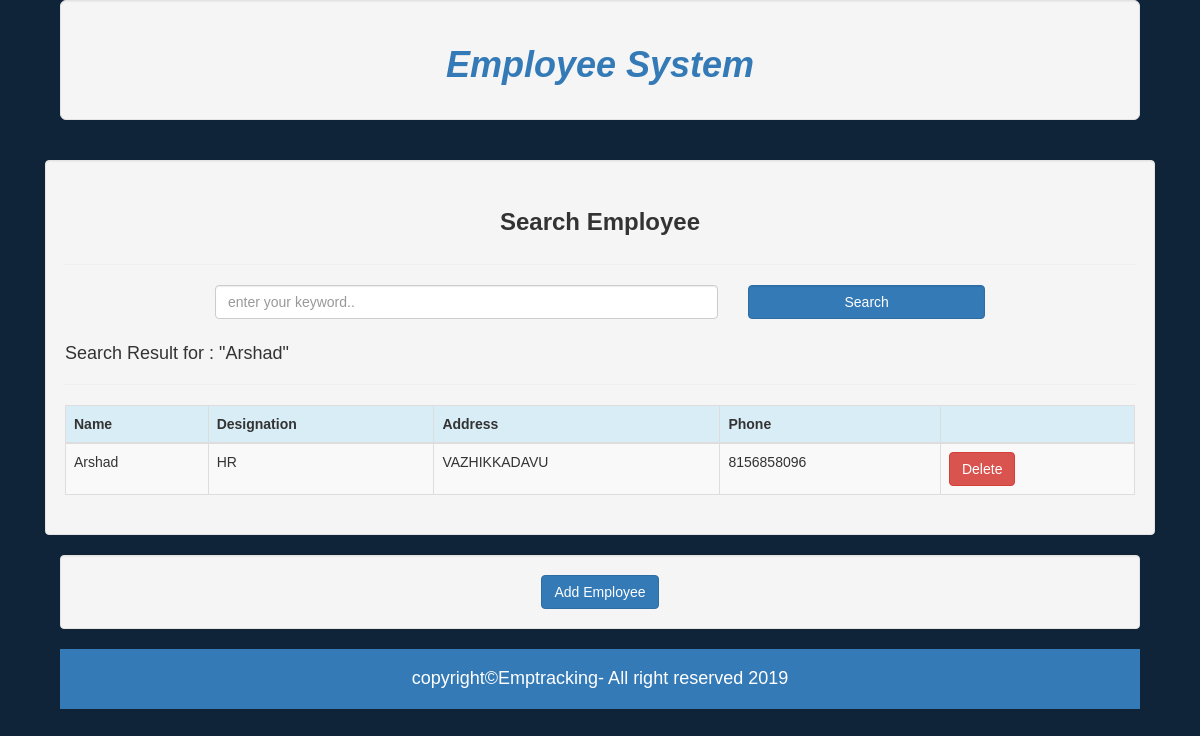
Screenshot of /index.php?s=Arshad with the database file from the repository.
### tables this page shows
CREATE TABLE IF NOT EXISTS `employee` (
  `id` int(11) NOT NULL AUTO_INCREMENT,
  `empname` varchar(50) NOT NULL,
  `designation` varchar(50) NOT NULL,
  `address` varchar(200) NOT NULL,
  `phone` varchar(20) NOT NULL,
  PRIMARY KEY (`id`)
);

### index.php (the view, shortened to what this page needs)
<?php include_once 'header.php' ?>
    <main>
        <?php
            if ($message) {
                echo "<div class=\"bg-success padding text-center\">Employee deleted successfully</div>";
            }else{
                echo "<div class=\"bg-error padding text-center\">{$message}</div>";
            }
        ?>
        <div class="well row" id="employee-content" >
            <h3 class="text-center well-sm"><strong>Search Employee</strong></h3>
            <hr>
            <form id="employee-search" >
                <div class="col-lg-8 col-sm-6 form-group">
                    <input type="search" name="s" id="" class="form-control" placeholder="enter your keyword..">
                </div>
                <div class="col-lg-4 col-sm-6 form-group">
                    <input type="submit" value="Search" class="form-control btn-primary">
                </div>
            </form>
            <?php
            if(isset($_GET['s'])){
                echo "<h4>Search Result for : \"{$_GET['s']}\"</h4>";
            }
            ?>
            <hr>
            <div id="employee-table">
            <table class="table table-bordered white table-striped" >
                <thead>
                <tr class="info">
                    <th>Name</th>
                    <th>Designation</th>
                    <th>Address</th>
                    <th>Phone</th>
                    <th></th>
                </tr>
                </thead>
                <tbody>
                <?php
                if(isset($_GET['s'])){
                    $search_query = $_GET['s'];
                    $search_query = htmlspecialchars($search_query);
                    $search_query = mysqli_real_escape_string($conn,$search_query);
                    $sql1 = "SELECT * FROM employee WHERE (empname LIKE '%{$search_query}%') OR (designation LIKE '%{$search_query}%') OR (phone LIKE '%{$search_query}%')";
                    $result = $conn->query($sql1);
                    if ($result->num_rows > 0) {
                        while($row = $result->fetch_assoc()) {
                            $emp_id = $row["id"];
                            $employee_name = $row["empname"];
                            $designation = $row["designation"];
                            $address = $row["address"];
                            $phone = $row["phone"];
                            echo "<tr>
                                <td>{$employee_name}</td>
                                <td>{$designation}</td>
                                <td>{$address}</td>
                                <td>{$phone}</td>
                                <td><a href=\"?action=delete&id={$emp_id}\" class=\"btn btn-danger\">Delete</a></td>
                                </tr>";
                        }
                    } else {
                        echo "No Items Found";
                    }
                    }
                ?>
                </tbody>
            </table>
            </div>
        </div>
        <div class="well text-center">
            <a href="add-employee.php" class="btn btn-primary">Add Employee</a>
        </div>
    </main>
    <footer class=' text-center d-inline p-2 bg-primary text-white '>
        <h4>copyright&copy;Emptracking- All right reserved 2019</h4>
    </footer>
  </body>
</html>

### style/style.css (style rules this page uses)
body { max-width:1080px; margin: auto; background-color:#f0f0f0; font-family:helvetica; background:url('http://clevertechie.com/img/bnet-bg.jpg') #0f2439 no-repeat center top; }
#employee-search { max-width:800px; margin: auto; }
#employee-table { overflow-x: scroll!important; max-height:600px; overflow-y: scroll!important; }
footer { width: 100%; padding: 10px; color: #ffffff; }
.padding { padding: 10px; }
.white { background-color: #ffffff!important;color:#333; }

### rows the page displays
employee: empname "Arshad", designation "HR", address "VAZHIKKADAVU", phone "8156858096"

### other values shown
$_GET['s'] "Arshad"
